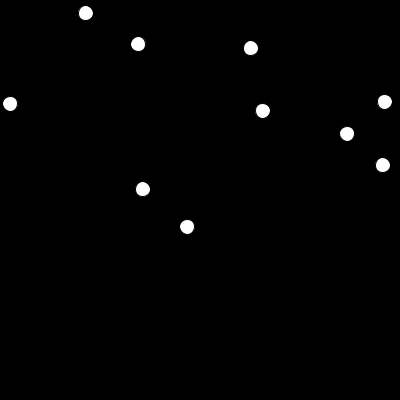
Frame 1 (no input)
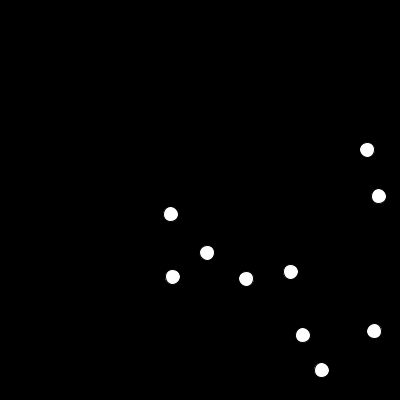
Frame 60 (the mouse pressed at the canvas centre just before this capture)
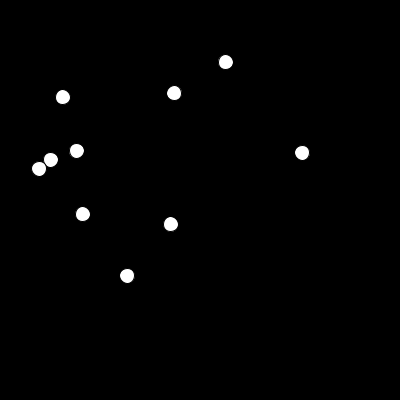
Frame 120 (the mouse held since frame 60 and released just before this capture)

The Processing sketch that drew these frames (run headless with seeded random() and noise(); from frame 60 on, the mouse is pressed at the canvas centre):

// Processing sketch: step4
// ── step4.pde
/*
 Step 4: Creating an array of objects using a class
 based on http://www.openprocessing.org/sketch/48960
 */
 
int XSPEED = 4;
int YSPEED = 7;
int CIRCLESIZE = 15;

// create an empty array for a bunch of objects
// of type MovingCircle:
MovingCircle[] myCircleArray = new MovingCircle[10];

void setup() {
  size(400, 400);
  smooth();
  // Here is where we create the objects and populate the
  // array with them
  for (int i=0; i < myCircleArray.length; i++) {
    myCircleArray[i] = new MovingCircle(random(0, width), random(0, height));
  }
}

void draw() {
  background(0);

  // iterate through every moving circle

  for (int i=0; i < myCircleArray.length; i++) {

    myCircleArray[i].update();
    myCircleArray[i].checkCollisions();

    myCircleArray[i].drawCircle();
  }
}

// There are no changes here 
// since the class definition doesn't change for multiple 
// objects. (Once we have made our cookie cutter we can use
// it as many times as we want):

class MovingCircle {
  // any variable declared here will be properties of
  // objects of this type
  float x;
  float y;
  float xSpeed;
  float ySpeed;

  // Now the functions that are part of this class
  // this special function declaration has the same name
  // as the class (MovingCircle) and it has no return type. This
  // is known as the constructor and it's run when an
  // object of this type is created.
  MovingCircle(float xpos, float ypos) {
    x = xpos;
    y = ypos;
    xSpeed = XSPEED;
    ySpeed = YSPEED;
  }
  // Now come the functions (methods) of the object that
  // can be called. These functions describe what the
  // object can do:
  // update adds the speed to the position, making
  // our circle move around.
  void update() {
    x += xSpeed;
    y += ySpeed;
  }


  // this function checks to see if our circle has gone off
  // the edge of the screen, and if so reverses the speed

  void checkCollisions() {
    float r = CIRCLESIZE/2;
    if ( (x<r) || (x>width-r)) {
      xSpeed = -xSpeed;
    }
    if ( (y<r) || (y>height-r)) {
      ySpeed = -ySpeed;
    }
  }
  // This function finally draws the circle
  void drawCircle() {
    fill(255);
    ellipse(x, y, CIRCLESIZE, CIRCLESIZE);
  }
} // End of the MovingCircle class
